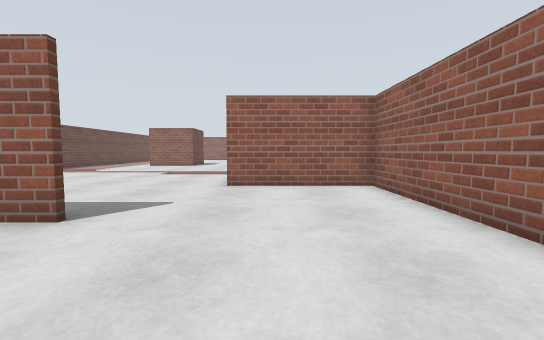
[1] (above)

16 first-person views from a walk through a Gazebo world. The camera is 0.94 m above the floor, tilts 4° down and sees 90° across. The floor is counted in squares, 1 m on a side. Each view is taken from the middle of a square. On the plan, view 1 faces up. The plan holds only what a view shows up to about 11 squares ahead; the rest is blank.

[2]
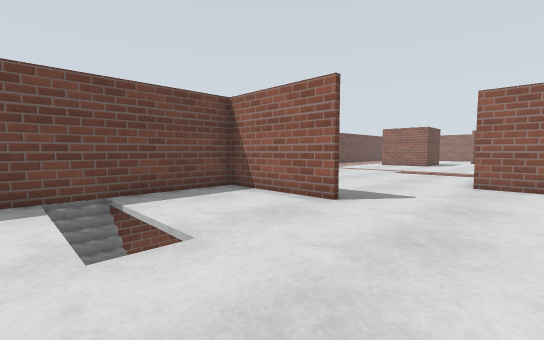

[3]
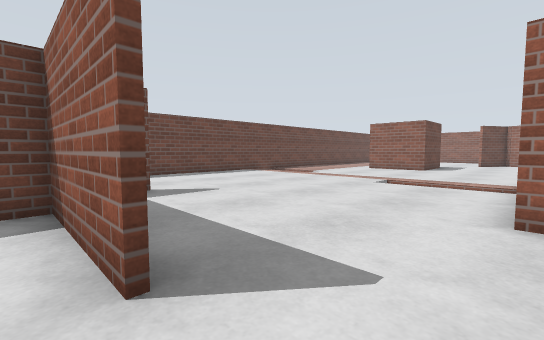

[4]
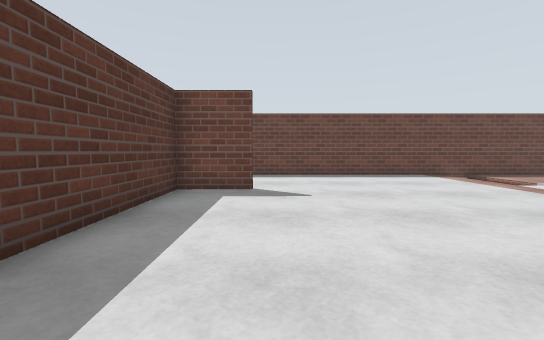

[5]
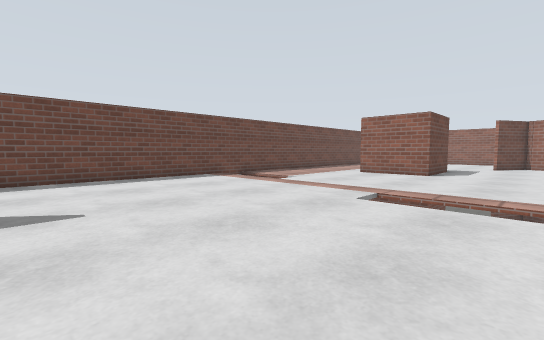

[6]
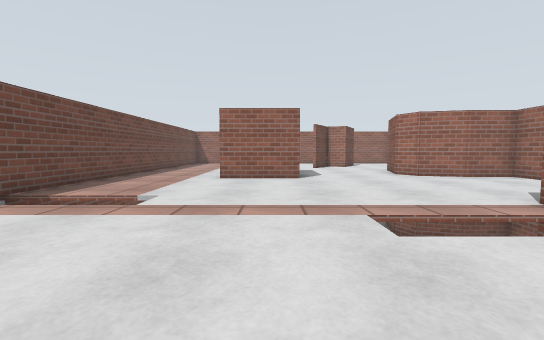

[7]
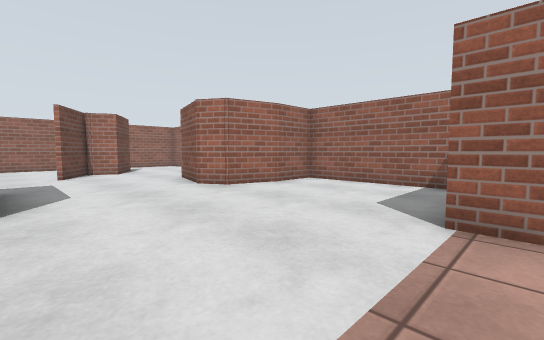

[8]
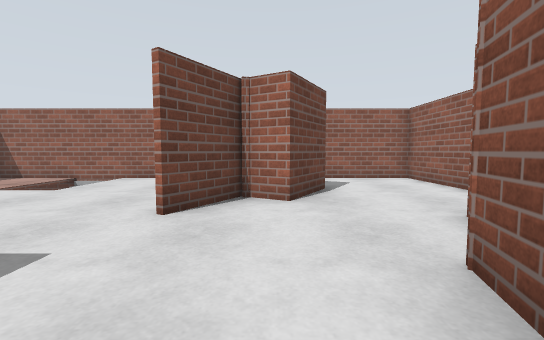

[9]
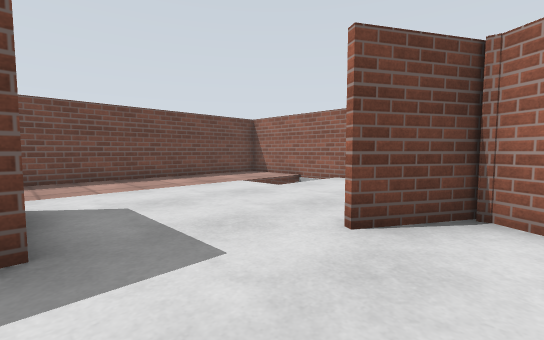

[10]
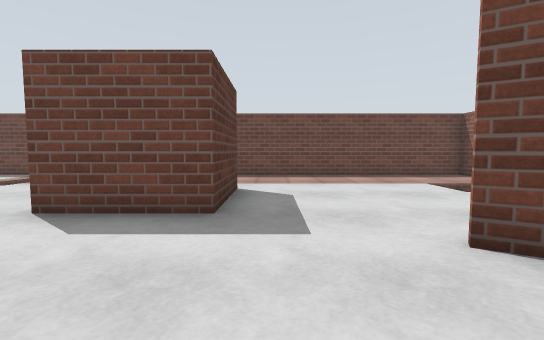

[11]
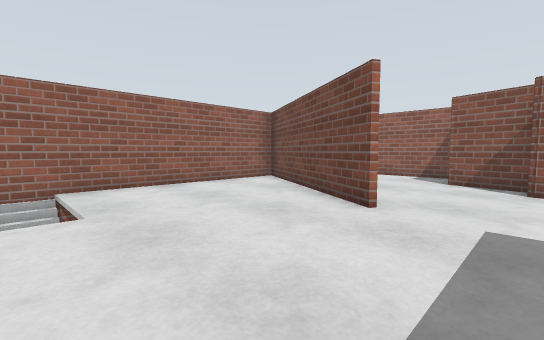

[12]
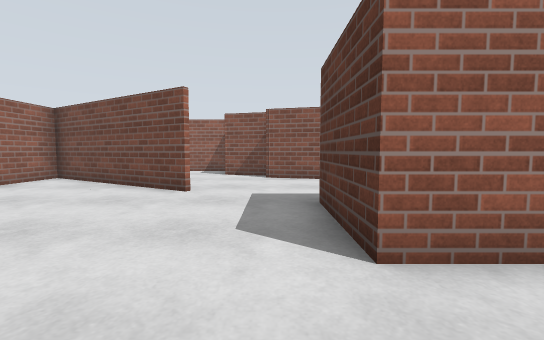

[13]
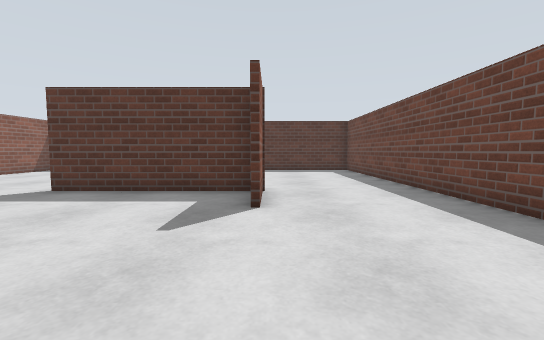

[14]
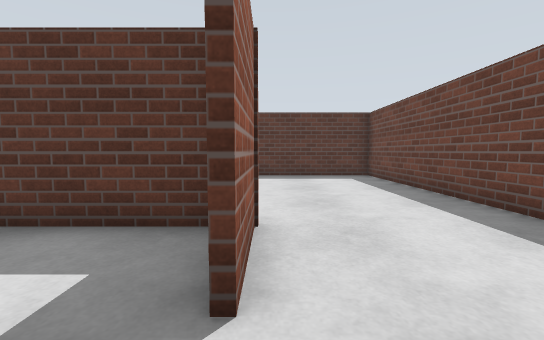

[15]
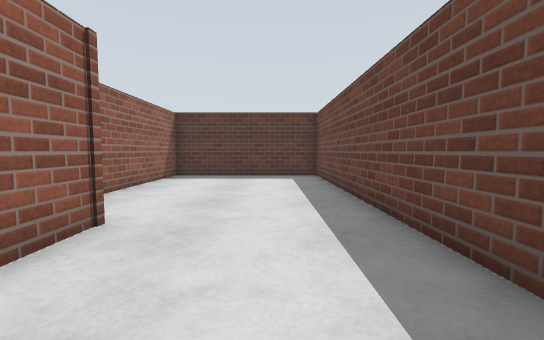

[16]
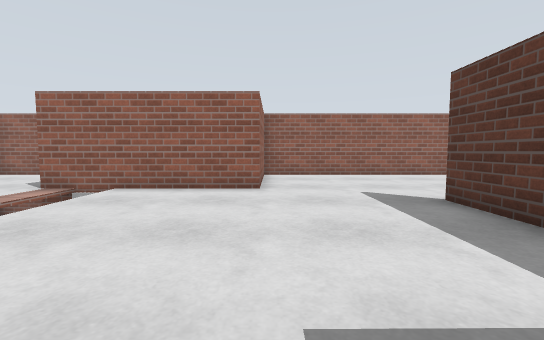

### Floor plan
Key: @ floor where view 1 was taken; # wall or solid block; . floor; D open door; v drop or lower ground.
Columns run from 12 left of view 1 to 3 right of it. Each row starts with its distance up from view 1.
 29  ##  ###### ###
 28 #..vv      #   #
 27 #..v       #   #
 26 #..v      ##   #
 25 #.........##...#
 24 #........##....#
 23 #........#...###
 22 #............#
 21 #...........##
 20 #...####....#
 19 #...####....#
 18 #...####....####
 17 #..............#
 16 #..............#
 15 #..............#
 14 #..............#
 13 vvvv.......#
 12 #.......vvv#
 11 #.......vvv#
 10 #..........#
  9 #..........D
  8 #..........#####
  7 #..............#
  6 #..............#
  5 #...#..........#
  4 #...###D##.....#
  3 #.....#........#
  2 #.....#........#
  1 #.....#........#
  0 #     #vvv..@  #
 -1 #     #     .  #
 -2 #     #
 -3 #     #
 -4  #####

Where each view was taken, in squares from view 1:
view 1: 0 up, 0 right, facing up
view 2: 1 down, 0 right, facing up-left
view 3: 3 up, 1 left, facing up-left
view 4: 6 up, 1 left, facing left
view 5: 6 up, 2 left, facing up-left
view 6: 8 up, 6 left, facing up
view 7: 12 up, 5 left, facing up-right
view 8: 19 up, 2 left, facing up
view 9: 20 up, 2 left, facing up-left
view 10: 21 up, 1 left, facing left
view 11: 21 up, 8 left, facing up-right
view 12: 21 up, 10 left, facing right
view 13: 10 up, 8 left, facing down
view 14: 7 up, 8 left, facing down
view 15: 7 up, 10 left, facing down
view 16: 7 up, 8 left, facing right
